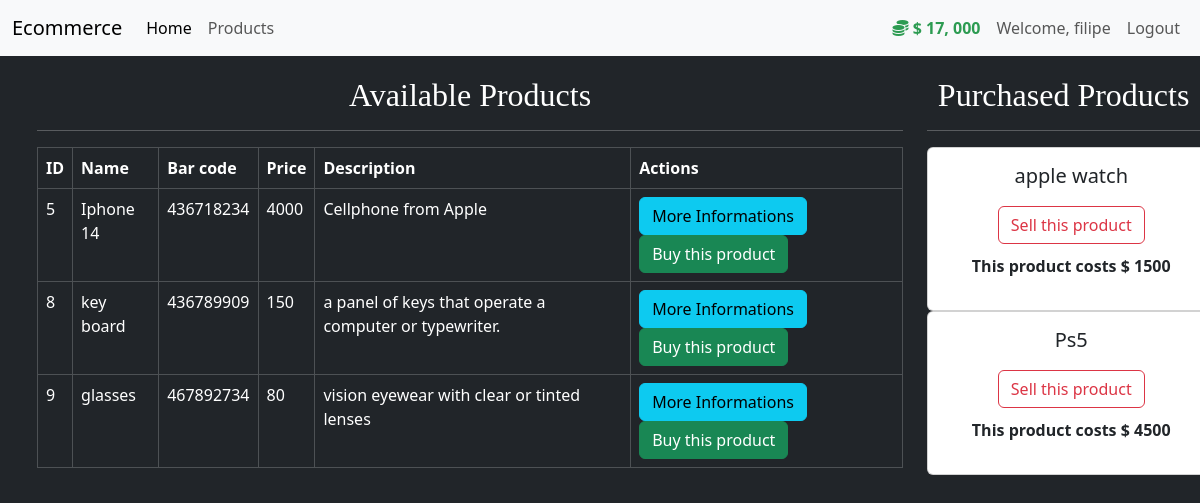
/products (signed in), run on the app's committed database.
### mercado/models.py (models this page shows, shortened)
class User(db.Model, UserMixin):
    id = db.Column(db.Integer, primary_key=True)
    usuario = db.Column(db.String(length=30), nullable=False, unique=True)
    email = db.Column(db.String(length=50), nullable=False, unique=True)
    senha = db.Column(db.String(length=60), nullable=False, unique=True)
    valor = db.Column(db.Integer, nullable=False, default=5000)
    itens = db.relationship('Item', backref='dono_user', lazy=True)
    @property
    def formataValor(self):
        if len(str(self.valor)) >= 4:
            return f"$ {str(self.valor) [:-3]}, {str(self.valor)[-3:]}"
        else:
            return f"$ {self.valor}"
    @property
    def senhacrip(self):
        return self.senhacrip

class Item(db.Model):
    id = db.Column(db.Integer, primary_key=True)
    nome = db.Column(db.String(length=30), nullable=False, unique=True)
    preco = db.Column(db.Integer, nullable=False)
    cod_barra = db.Column(db.String(length=12), nullable=False, unique=True)
    descricao = db.Column(db.String(length=1024), nullable=False, unique=True)
    dono_id = db.Column(db.Integer, db.ForeignKey('user.id'))

### mercado/routes.py (the view, shortened to what this page needs)
@app.route('/products', methods=["GET", "POST"])
@login_required
def page_product():
    compra_form = CompraProdutoForm()
    venda_form = VendaProdutoForm()
    if request.method == "GET":
       itens = Item.query.filter_by(dono_id=None)
       dono_itens = Item.query.filter_by(dono_id=current_user.id)
       return render_template("produtos.html", itens=itens, compra_form=compra_form, dono_itens=dono_itens, venda_form=venda_form)

### mercado/models.py (called while the page is built)
@login_manager.user_loader
def load_user(user_id):
    return User.query.get(int(user_id))

### mercado/templates/produtos.html (shortened to what this page needs)
{% extends 'base.html' %}
{% block conteudo %}
<div class="row" style="margin-top: 20px; margin-left: 25px;">
  <div class="col-9">
    <h2 style="text-align:center; font-family: 'Poppins', 'sans-serif'" >Available Products </h2>
              <hr>
              <table class="table table-hover table-dark table-bordered" style="align-items:center;">
                <thead>
                  <tr>
                    <th scope="col">ID</th>
                    <th scope="col">Name</th>
                    <th scope="col">Bar code</th>
                    <th scope="col">Price</th>
                    <th scope="col">Description</th>
                    <th scope="col">Actions</th>
                  </tr>
                </thead>
                <tbody>
                  {% for item in itens %}
                  <tr>
                    <td>{{item.id}}</td>
                    <td>{{item.nome}}</td>
                    <td>{{item.cod_barra}}</td>
                    <td>{{item.preco}}</td>
                    <td> {{item.descricao}}</td>
                  <td>
                    <button data-bs-toggle="modal" data-bs-target="#exampleModal-{{item.id}}" class="btn btn-outline btn-info">More Informations</button>
                    <button data-bs-toggle="modal" data-bs-target="#exampleModalCompra-{{item.id}}" class="btn btn-outline btn-success">Buy this product</button>
                  </td>
                  </tr>
                  {% endfor %}
                </tbody>
              </table>
            </div>
            <div class="col-3">
              <h2 style="text-align:center; font-family: 'Poppins', 'sans-serif'">Purchased Products</h2>
              <hr>
              <div class="row">
              {%  for dono_item in dono_itens %}
                <div class="col-md-10">
                  <div class="card text-center bg-white" style="width: 18rem;">
                    <div class="card-body">
                      <h5 class="card-title">{{ dono_item.nome }}</h5>
                      <button
                      style="margin-bottom: 10px; margin-top: 10px"
                      data-bs-toggle="modal"
                      data-bs-target="#exampleModalVenda-{{ dono_item.id }}"
                      class="btn btn-outline-danger"
                      type="button"
                      >
                        Sell this product
                      </button>
                      <p>
                        <strong>
                            This product costs $ {{ dono_item.preco }}
                        </strong>
                      </p>
                    </div>
                  </div>
                </div>
                {%  endfor  %}
              </div>
            </div>
          </div>
{% endblock %}

### mercado/templates/base.html (shortened to what this page needs)
<!DOCTYPE html>
<html lang="en">
<head>
    <link rel="stylesheet" href="https://cdn.jsdelivr.net/npm/bootstrap@5.3.2/dist/css/bootstrap.min.css">
</head>
<body>
    <nav class="navbar navbar-expand-lg navbar-light bg-light">
        <div class="container-fluid">
            <a class="navbar-brand" href="#">Ecommerce</a>
            <div class="collapse navbar-collapse" id="navbarNavAltMarkup">
                <div class="navbar-nav me-auto">
                    <a class="nav-link active" aria-current="page" href="{{url_for('page_home')}}">Home</a>
                    <a class="nav-link" href="{{url_for('page_product')}}">Products</a>
                </div>
                {% if current_user.is_authenticated %}
                <div class="navbar-nav ms-auto">
                    <a class="nav-link" style="color: rgb(44, 155, 81); font-weight: bold">
                        <i class="fas fa-coins"></i>
                        {{ current_user.formataValor}}
                    </a>
                    <a class="nav-link">Welcome, {{current_user.usuario}}</a>
                    <a class="nav-link" href="{{url_for('page_logout')}}">Logout</a>
                </div>
                {% else %}
                <div class="navbar-nav ms-auto">
                    <a class="nav-link" href="{{url_for('page_login')}}">Login</a>
                    <a class="nav-link" href="{{url_for('page_cadastro')}}">Register</a>
                </div>
                {% endif %}
            </div>
        </div>
    </nav>
    {% block conteudo %}
    {% endblock %}
</body>
</html>

### mercado/templates/base.html (style rules this page uses)
body { width:100%; margin: 0 auto; background-color: #212529; color: white; }

### data on the page
User: formataValor "$ 17, 000", usuario "filipe"
Item: id "5", nome "Iphone 14", cod_barra "436718234", preco "4000", descricao "Cellphone from Apple"
Item: id "8", nome "key board", cod_barra "436789909", preco "150", descricao "a panel of keys that operate a computer or typewriter."
Item: id "9", nome "glasses", cod_barra "467892734", preco "80", descricao "vision eyewear with clear or tinted lenses"
Item: nome "apple watch", preco "1500"
Item: nome "Ps5", preco "4500"
